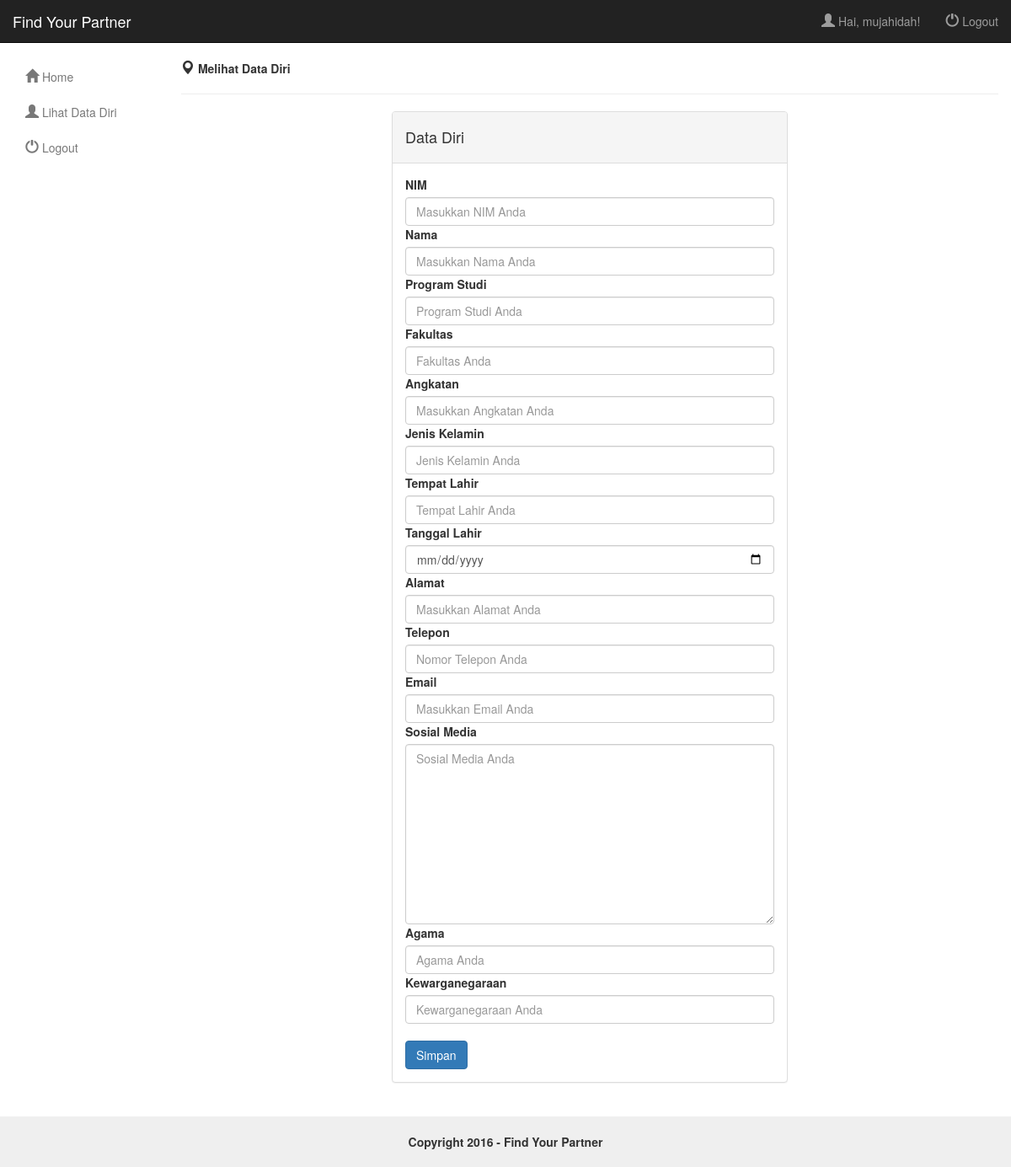
The app's page /datadirimember.php (signed in), older data.
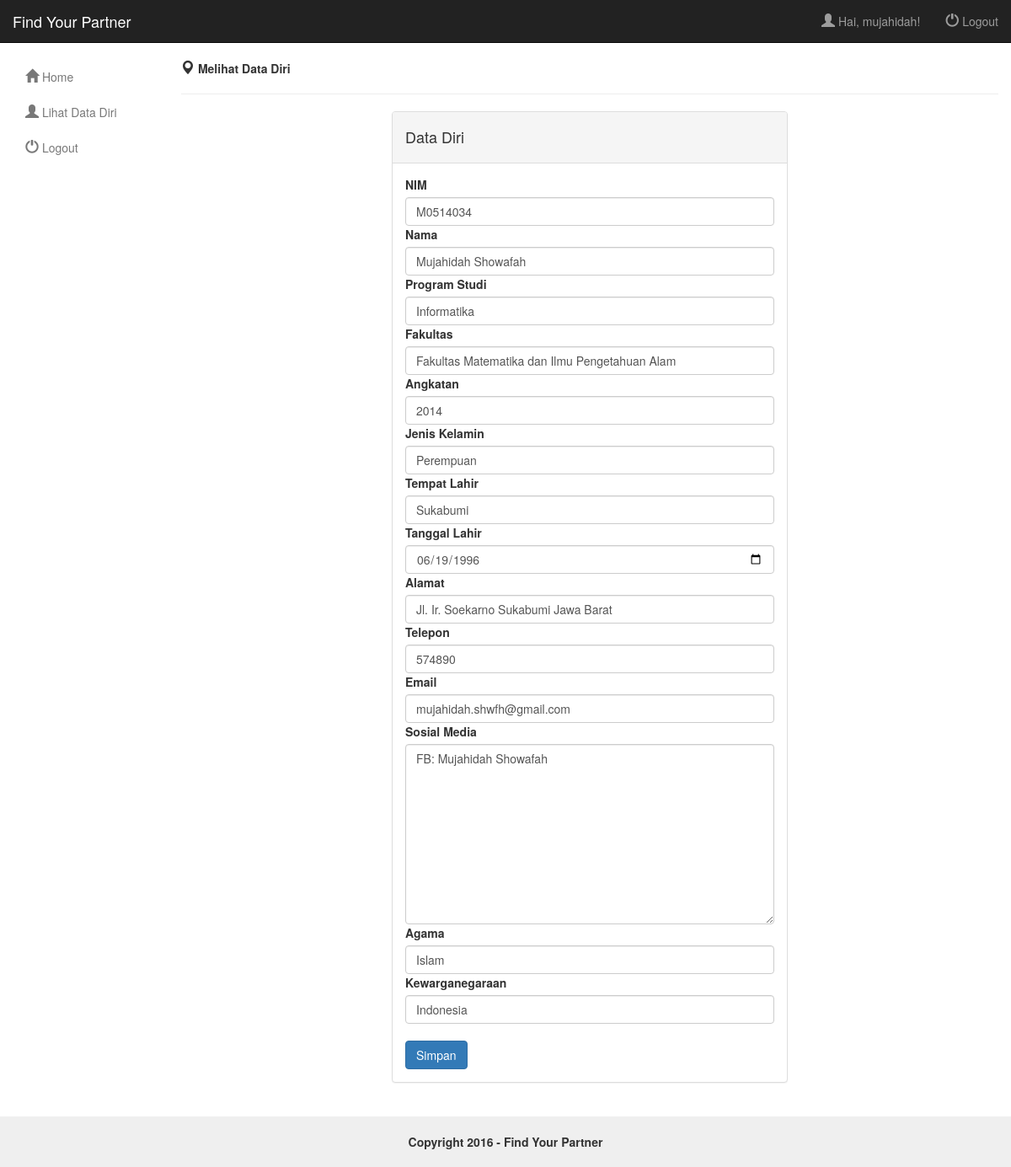
The same page, newer data.
### tables this page shows
CREATE TABLE `mahasiswa` (
  `nim` varchar(12) NOT NULL,
  `nama` varchar(50) NOT NULL,
  `prodi` varchar(60) NOT NULL,
  `fakultas` varchar(60) NOT NULL,
  `angkatan` int(4) NOT NULL,
  `jenis_kelamin` varchar(10) NOT NULL,
  `tempat_lahir` varchar(25) NOT NULL,
  `tanggal_lahir` date NOT NULL,
  `alamat` varchar(60) NOT NULL,
  `telepon` int(15) NOT NULL,
  `email` varchar(40) NOT NULL,
  `sosmed` text NOT NULL,
  `agama` varchar(20) NOT NULL,
  `kewarganegaraan` varchar(15) NOT NULL
);

### fungsi.php (called while the page is built)
<?php
	include("koneksiall.php");
	function getData($username){
		global $koneksi;
		$sql = "SELECT mahasiswa.nim, mahasiswa.nama, mahasiswa.prodi, mahasiswa.fakultas, mahasiswa.angkatan, mahasiswa.jenis_kelamin,
                   mahasiswa.tempat_lahir, mahasiswa.tanggal_lahir, mahasiswa.alamat, mahasiswa.telepon, mahasiswa.email, mahasiswa.sosmed,
                   mahasiswa.agama, mahasiswa.kewarganegaraan
            FROM mahasiswa
            INNER JOIN user
            ON mahasiswa.nim = user.nim AND user.username = '$username'";
    $result = mysqli_query($koneksi, $sql);
		if (mysqli_num_rows($result) > 0) {
			$row = mysqli_fetch_assoc($result);
			return $row;
		}
		return null;
	}
 ?>

### datadirimember.php (the view, shortened to what the changed rows need)
<?php
    include ("fungsi.php");
    $data = getData($_SESSION['username']);
?>
<!DOCTYPE html>
<html lang="en">
	<head>
		<link href="css/bootstrap.min.css" rel="stylesheet">
		<link href="css/styles.css" rel="stylesheet">
	</head>
	<body>
<div id="top-nav" class="navbar navbar-inverse navbar-static-top">
    <div class="container-fluid">
        <div class="navbar-header">
            <a class="navbar-brand" href="index.php">Find Your Partner</a>
        </div>
    </div>
</div>
<div class="container-fluid">
    <div class="row">
        <div class="col-sm-10">
            <div class="row">
              <div class="col-md-6">
                <div class="panel panel-default">
                    <div class="panel-body">
                      <form role="form" action="updatedatadirimember.php" method="post">
                        <div class="control-group">
                            <div class="controls">
                                <input type="text" name="nim" class="form-control" value="<?php echo $data['nim'];?>" placeholder="Masukkan NIM Anda">
                            </div>
                        </div>
                        <div class="control-group">
                            <div class="controls">
                                <input type="text" name="nama" class="form-control" value="<?php echo $data['nama'];?>" placeholder="Masukkan Nama Anda">
                            </div>
                        </div>
                        <div class="control-group">
                            <div class="controls">
                                <input type="text" name="prodi" class="form-control" value="<?php echo $data['prodi'];?>" placeholder="Program Studi Anda">
                            </div>
                        </div>
                        <div class="control-group">
                            <div class="controls">
                                <input type="text" name="fakultas" class="form-control" value="<?php echo $data['fakultas'];?>" placeholder="Fakultas Anda">
                            </div>
                        </div>
                        <div class="control-group">
                            <div class="controls">
                                <input type="text" name="angkatan" class="form-control" value="<?php echo $data['angkatan'];?>" placeholder="Masukkan Angkatan Anda">
                            </div>
                        </div>
                        <div class="control-group">
                            <div class="controls">
                                <input type="text" name="jenis_kelamin" class="form-control" value="<?php echo $data['jenis_kelamin'];?>" placeholder="Jenis Kelamin Anda">
                            </div>
                        </div>
                        <div class="control-group">
                            <div class="controls">
                                <input type="text" name="tempat_lahir" class="form-control" value="<?php echo $data['tempat_lahir'];?>" placeholder="Tempat Lahir Anda">
                            </div>
                        </div>
                        <div class="control-group">
                            <div class="controls">
                                <input type="date" name="tanggal_lahir" class="form-control" value="<?php echo $data['tanggal_lahir'];?>" placeholder="Tanggal Lahir Anda">
                            </div>
                        </div>
                        <div class="control-group">
                            <div class="controls">
                                <input type="text" name="alamat" class="form-control" value="<?php echo $data['alamat'];?>" placeholder="Masukkan Alamat Anda">
                            </div>
                        </div>
                        <div class="control-group">
                            <div class="controls">
                                <input type="text" name="telepon" class="form-control" value="<?php echo $data['telepon'];?>" placeholder="Nomor Telepon Anda">
                            </div>
                        </div>
                        <div class="control-group">
                            <div class="controls">
                                <input type="text" name="email" class="form-control" value="<?php echo $data['email'];?>" placeholder="Masukkan Email Anda">
                            </div>
                        </div>
                        <div class="control-group">
                            <div class="controls">
                                <textarea class="form-control" cols="50" rows="10" name="sosmed" placeholder="Sosial Media Anda"><?php echo $data['sosmed'];?></textarea>
                            </div>
                        </div>
                        <div class="control-group">
                            <div class="controls">
                                <input type="text" name="agama" class="form-control" value="<?php echo $data['agama'];?>" placeholder="Agama Anda">
                            </div>
                        </div>
                        <div class="control-group">
                            <div class="controls">
                                <input type="text" name="kewarganegaraan" class="form-control" value="<?php echo $data['kewarganegaraan'];?>" placeholder="Kewarganegaraan Anda">
                            </div>
                        </div>
                      </form>
                    </div>
                </div>
              </div>
            </div>
        </div>
    </div>
</div>
	</body>
</html>

Row changes from the older to the newer data that the page shows:
added mahasiswa: nim "M0514034", nama "Mujahidah Showafah", prodi "Informatika", fakultas "Fakultas Matematika dan Ilmu Pengetahuan Alam", angkatan "2014", jenis_kelamin "Perempuan", tempat_lahir "Sukabumi", tanggal_lahir "06/19/1996", alamat "Jl. Ir. Soekarno Sukabumi Jawa Barat", telepon "574890", email "mujahidah.shwfh@gmail.com", sosmed "FB: Mujahidah Showafah", agama "Islam", kewarganegaraan "Indonesia"
